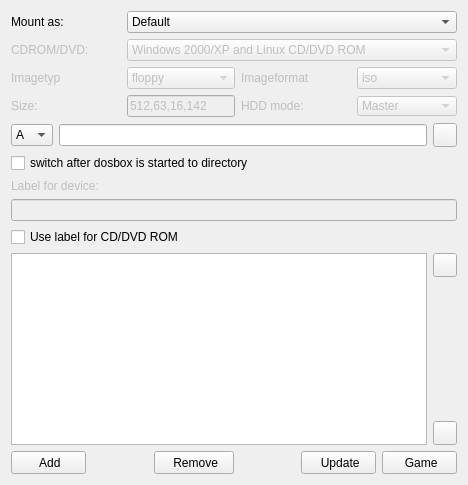
       <widget class="QWidget" name="pageAutoexec" >
        <layout class="QGridLayout" name="glAutoexec" >
         <item row="0" column="0" colspan="2" >
          <layout class="QHBoxLayout" name="hlAutoexecMount" >
           <item>
            <widget class="QLabel" name="labelAutoexecDirectoryOption" >
             <property name="minimumSize" >
              <size>
               <width>110</width>
               <height>0</height>
              </size>
             </property>
             <property name="maximumSize" >
              <size>
               <width>110</width>
               <height>16777215</height>
              </size>
             </property>
             <property name="text" >
              <string>Mount as:</string>
             </property>
             <property name="buddy" >
              <cstring>comboBoxAutoexecMountOption</cstring>
             </property>
            </widget>
           </item>
           <item>
            <widget class="QComboBox" name="comboBoxAutoexecMountOption" >
             <item>
              <property name="text" >
               <string>Default</string>
              </property>
             </item>
             <item>
              <property name="text" >
               <string>CD/DVD ROM</string>
              </property>
             </item>
             <item>
              <property name="text" >
               <string>Floppy</string>
              </property>
             </item>
             <item>
              <property name="text" >
               <string>Image</string>
              </property>
             </item>
            </widget>
           </item>
          </layout>
         </item>
         <item row="1" column="0" colspan="2" >
          <layout class="QGridLayout" name="hlAutoexecCDRomDVD" >
           <property name="margin" >
            <number>0</number>
           </property>
           <property name="spacing" >
            <number>6</number>
           </property>
           <item row="0" column="0" >
            <widget class="QLabel" name="labelAutoexecCDDVDROMOption" >
             <property name="enabled" >
              <bool>false</bool>
             </property>
             <property name="minimumSize" >
              <size>
               <width>110</width>
               <height>0</height>
              </size>
             </property>
             <property name="maximumSize" >
              <size>
               <width>110</width>
               <height>16777215</height>
              </size>
             </property>
             <property name="text" >
              <string>CDROM/DVD:</string>
             </property>
             <property name="buddy" >
              <cstring>comboBoxAutoexecCDDVDROMOption</cstring>
             </property>
            </widget>
           </item>
           <item row="0" column="1" >
            <widget class="QComboBox" name="comboBoxAutoexecCDDVDROMOption" >
             <property name="enabled" >
              <bool>false</bool>
             </property>
             <item>
              <property name="text" >
               <string>Windows 2000/XP and Linux CD/DVD ROM</string>
              </property>
             </item>
             <item>
              <property name="text" >
               <string>Windows 98 CD/DVD ROM</string>
              </property>
             </item>
            </widget>
           </item>
          </layout>
         </item>
         <item row="2" column="0" >
          <layout class="QHBoxLayout" name="hlAutoexecImageType" >
           <item>
            <widget class="QLabel" name="labelAutoexecImageTyp" >
             <property name="enabled" >
              <bool>false</bool>
             </property>
             <property name="minimumSize" >
              <size>
               <width>110</width>
               <height>0</height>
              </size>
             </property>
             <property name="maximumSize" >
              <size>
               <width>110</width>
               <height>16777215</height>
              </size>
             </property>
             <property name="text" >
              <string>Imagetyp</string>
             </property>
             <property name="buddy" >
              <cstring>comboBoxAutoexecCDDVDROMOption</cstring>
             </property>
            </widget>
           </item>
           <item>
            <widget class="QComboBox" name="comboBoxAutoexecImageTyp" >
             <property name="enabled" >
              <bool>false</bool>
             </property>
             <item>
              <property name="text" >
               <string>floppy</string>
              </property>
             </item>
             <item>
              <property name="text" >
               <string>iso</string>
              </property>
             </item>
             <item>
              <property name="text" >
               <string>hdd</string>
              </property>
             </item>
            </widget>
           </item>
          </layout>
         </item>
         <item row="2" column="1" >
          <layout class="QHBoxLayout" name="hlAutoexecImageFormat" >
           <item>
            <widget class="QLabel" name="labelAutoexecImageFormat" >
             <property name="enabled" >
              <bool>false</bool>
             </property>
             <property name="minimumSize" >
              <size>
               <width>110</width>
               <height>0</height>
              </size>
             </property>
             <property name="maximumSize" >
              <size>
               <width>110</width>
               <height>16777215</height>
              </size>
             </property>
             <property name="text" >
              <string>Imageformat</string>
             </property>
             <property name="buddy" >
              <cstring>comboBoxAutoexecCDDVDROMOption</cstring>
             </property>
            </widget>
           </item>
           <item>
            <widget class="QComboBox" name="comboBoxAutoexecImageFormat" >
             <property name="enabled" >
              <bool>false</bool>
             </property>
             <item>
              <property name="text" >
               <string>iso</string>
              </property>
             </item>
             <item>
              <property name="text" >
               <string>fat</string>
              </property>
             </item>
             <item>
              <property name="text" >
               <string>none</string>
              </property>
             </item>
            </widget>
           </item>
          </layout>
         </item>
         <item row="3" column="0" >
          <layout class="QHBoxLayout" name="hlAutoexecSize" >
           <item>
            <widget class="QLabel" name="labelAutoexecImageSize" >
             <property name="enabled" >
              <bool>false</bool>
             </property>
             <property name="minimumSize" >
              <size>
               <width>110</width>
               <height>0</height>
              </size>
             </property>
             <property name="maximumSize" >
              <size>
               <width>110</width>
               <height>16777215</height>
              </size>
             </property>
             <property name="text" >
              <string>Size:</string>
             </property>
             <property name="buddy" >
              <cstring>comboBoxAutoexecCDDVDROMOption</cstring>
             </property>
            </widget>
           </item>
           <item>
            <widget class="QLineEdit" name="lineEditImageSize" >
             <property name="enabled" >
              <bool>false</bool>
             </property>
             <property name="toolTip" >
              <string>sectorsbytesize, sectorsperhead, heads, cylinders</string>
             </property>
             <property name="statusTip" >
              <string>sectorsbytesize, sectorsperhead, heads, cylinders</string>
             </property>
             <property name="whatsThis" >
              <string>sectorsbytesize, sectorsperhead, heads, cylinders</string>
             </property>
             <property name="text" >
              <string>512,63,16,142</string>
             </property>
            </widget>
           </item>
          </layout>
         </item>
         <item row="3" column="1" >
          <layout class="QHBoxLayout" name="hlAutoexecHddMode" >
           <item>
            <widget class="QLabel" name="labelAutoexecImageHddMode" >
             <property name="enabled" >
              <bool>false</bool>
             </property>
             <property name="minimumSize" >
              <size>
               <width>110</width>
               <height>0</height>
              </size>
             </property>
             <property name="maximumSize" >
              <size>
               <width>110</width>
               <height>16777215</height>
              </size>
             </property>
             <property name="text" >
              <string>HDD mode:</string>
             </property>
             <property name="buddy" >
              <cstring>comboBoxAutoexecCDDVDROMOption</cstring>
             </property>
            </widget>
           </item>
           <item>
            <widget class="QComboBox" name="comboBoxAutoexecImageHddMode" >
             <property name="enabled" >
              <bool>false</bool>
             </property>
             <property name="minimumSize" >
              <size>
               <width>100</width>
               <height>20</height>
              </size>
             </property>
             <property name="maximumSize" >
              <size>
               <width>100</width>
               <height>20</height>
              </size>
             </property>
             <item>
              <property name="text" >
               <string>Master</string>
              </property>
             </item>
             <item>
              <property name="text" >
               <string>Slave</string>
              </property>
             </item>
            </widget>
           </item>
          </layout>
         </item>
         <item row="4" column="0" colspan="2" >
          <layout class="QGridLayout" name="glAutoexecMountDir" >
           <property name="margin" >
            <number>0</number>
           </property>
           <property name="spacing" >
            <number>6</number>
           </property>
           <item row="1" column="0" >
            <widget class="QCheckBox" name="checkBoxSwitchDir" >
             <property name="text" >
              <string>switch after dosbox is started to directory</string>
             </property>
            </widget>
           </item>
           <item row="0" column="0" >
            <layout class="QGridLayout" name="hlAutoexecMountDir" >
             <property name="margin" >
              <number>0</number>
             </property>
             <property name="spacing" >
              <number>6</number>
             </property>
             <item row="0" column="2" >
              <widget class="QPushButton" name="btnAutoexecDrive" >
               <property name="minimumSize" >
                <size>
                 <width>24</width>
                 <height>24</height>
                </size>
               </property>
               <property name="maximumSize" >
                <size>
                 <width>24</width>
                 <height>24</height>
                </size>
               </property>
               <property name="icon" >
                <iconset resource="../../resource/dboxfe.qrc" >
                 <normaloff>:/pics/images/folder-open_16.png</normaloff>:/pics/images/folder-open_16.png</iconset>
               </property>
              </widget>
             </item>
             <item row="0" column="0" >
              <widget class="QComboBox" name="comboBoxDrive" >
               <item>
                <property name="text" >
                 <string>A</string>
                </property>
               </item>
               <item>
                <property name="text" >
                 <string>C</string>
                </property>
               </item>
               <item>
                <property name="text" >
                 <string>D</string>
                </property>
               </item>
               <item>
                <property name="text" >
                 <string>E</string>
                </property>
               </item>
               <item>
                <property name="text" >
                 <string>F</string>
                </property>
               </item>
               <item>
                <property name="text" >
                 <string>G</string>
                </property>
               </item>
               <item>
                <property name="text" >
                 <string>H</string>
                </property>
               </item>
               <item>
                <property name="text" >
                 <string>I</string>
                </property>
               </item>
               <item>
                <property name="text" >
                 <string>J</string>
                </property>
               </item>
               <item>
                <property name="text" >
                 <string>K</string>
                </property>
               </item>
               <item>
                <property name="text" >
                 <string>L</string>
                </property>
               </item>
               <item>
                <property name="text" >
                 <string>M</string>
                </property>
               </item>
               <item>
                <property name="text" >
                 <string>N</string>
                </property>
               </item>
               <item>
                <property name="text" >
                 <string>O</string>
                </property>
               </item>
               <item>
                <property name="text" >
                 <string>P</string>
                </property>
               </item>
               <item>
                <property name="text" >
                 <string>Q</string>
                </property>
               </item>
               <item>
                <property name="text" >
                 <string>R</string>
                </property>
               </item>
               <item>
                <property name="text" >
                 <string>S</string>
                </property>
               </item>
               <item>
                <property name="text" >
                 <string>T</string>
                </property>
               </item>
               <item>
                <property name="text" >
                 <string>U</string>
                </property>
               </item>
               <item>
                <property name="text" >
                 <string>V</string>
                </property>
               </item>
               <item>
                <property name="text" >
                 <string>W</string>
                </property>
               </item>
               <item>
                <property name="text" >
                 <string>X</string>
                </property>
               </item>
               <item>
                <property name="text" >
                 <string>Y</string>
                </property>
               </item>
              </widget>
             </item>
             <item row="0" column="1" >
              <widget class="QLineEdit" name="lineEditDrives" >
               <property name="text" >
                <string/>
               </property>
              </widget>
             </item>
            </layout>
           </item>
          </layout>
         </item>
         <item row="5" column="0" colspan="2" >
          <layout class="QGridLayout" name="glAutoexecDeviceLabel" >
           <property name="margin" >
            <number>0</number>
           </property>
           <property name="spacing" >
            <number>6</number>
           </property>
           <item row="2" column="0" >
            <widget class="QCheckBox" name="checkBoxLabelCDDVD" >
             <property name="text" >
              <string>Use label for CD/DVD ROM</string>
             </property>
            </widget>
           </item>
           <item row="0" column="0" >
            <widget class="QLabel" name="labelDeviceName" >
             <property name="enabled" >
              <bool>false</bool>
             </property>
             <property name="minimumSize" >
              <size>
               <width>110</width>
               <height>0</height>
              </size>
             </property>
             <property name="maximumSize" >
              <size>
               <width>110</width>
               <height>16777215</height>
              </size>
             </property>
             <property name="text" >
              <string>Label for device:</string>
             </property>
             <property name="buddy" >
              <cstring>lineEditDeviceLabel</cstring>
             </property>
            </widget>
           </item>
           <item row="1" column="0" >
            <widget class="QLineEdit" name="lineEditDeviceLabel" >
             <property name="enabled" >
              <bool>false</bool>
             </property>
            </widget>
           </item>
          </layout>
         </item>
         <item row="6" column="0" colspan="2" >
          <layout class="QGridLayout" name="glAutoexecEntries" >
           <item row="0" column="0" >
            <widget class="QListWidget" name="listWidgetAutoexec" />
           </item>
           <item row="0" column="1" >
            <layout class="QGridLayout" name="vlAutoexecMove" >
             <property name="margin" >
              <number>0</number>
             </property>
             <property name="spacing" >
              <number>6</number>
             </property>
             <item row="1" column="0" >
              <spacer name="vsAutoexecMove" >
               <property name="orientation" >
                <enum>Qt::Vertical</enum>
               </property>
               <property name="sizeHint" stdset="0" >
                <size>
                 <width>20</width>
                 <height>40</height>
                </size>
               </property>
              </spacer>
             </item>
             <item row="2" column="0" >
              <widget class="QPushButton" name="btnAutoexecDown" >
               <property name="minimumSize" >
                <size>
                 <width>24</width>
                 <height>24</height>
                </size>
               </property>
               <property name="maximumSize" >
                <size>
                 <width>24</width>
                 <height>24</height>
                </size>
               </property>
               <property name="text" >
                <string/>
               </property>
               <property name="icon" >
                <iconset resource="../../resource/dboxfe.qrc" >
                 <normaloff>:/pics/images/arrow-down_16.png</normaloff>:/pics/images/arrow-down_16.png</iconset>
               </property>
              </widget>
             </item>
             <item row="0" column="0" >
              <widget class="QPushButton" name="btnAutoexecUp" >
               <property name="minimumSize" >
                <size>
                 <width>24</width>
                 <height>24</height>
                </size>
               </property>
               <property name="maximumSize" >
                <size>
                 <width>24</width>
                 <height>24</height>
                </size>
               </property>
               <property name="text" >
                <string/>
               </property>
               <property name="icon" >
                <iconset resource="../../resource/dboxfe.qrc" >
                 <normaloff>:/pics/images/arrow-up_16.png</normaloff>:/pics/images/arrow-up_16.png</iconset>
               </property>
              </widget>
             </item>
            </layout>
           </item>
          </layout>
         </item>
         <item row="7" column="0" colspan="2" >
          <layout class="QHBoxLayout" name="hlAutoexecomboBoxuttonGroup" >
           <property name="spacing" >
            <number>6</number>
           </property>
           <property name="margin" >
            <number>0</number>
           </property>
           <item>
            <widget class="QPushButton" name="btnAutoexecAdd" >
             <property name="minimumSize" >
              <size>
               <width>75</width>
               <height>23</height>
              </size>
             </property>
             <property name="maximumSize" >
              <size>
               <width>75</width>
               <height>23</height>
              </size>
             </property>
             <property name="text" >
              <string> Add</string>
             </property>
             <property name="icon" >
              <iconset resource="../../resource/dboxfe.qrc" >
               <normaloff>:/pics/images/add_16.png</normaloff>:/pics/images/add_16.png</iconset>
             </property>
             <property name="flat" >
              <bool>false</bool>
             </property>
            </widget>
           </item>
           <item>
            <spacer name="hsAutoexec1" >
             <property name="orientation" >
              <enum>Qt::Horizontal</enum>
             </property>
             <property name="sizeHint" stdset="0" >
              <size>
               <width>40</width>
               <height>20</height>
              </size>
             </property>
            </spacer>
           </item>
           <item>
            <widget class="QPushButton" name="btnAutoexecRemove" >
             <property name="minimumSize" >
              <size>
               <width>80</width>
               <height>23</height>
              </size>
             </property>
             <property name="maximumSize" >
              <size>
               <width>80</width>
               <height>23</height>
              </size>
             </property>
             <property name="text" >
              <string> Remove</string>
             </property>
             <property name="icon" >
              <iconset resource="../../resource/dboxfe.qrc" >
               <normaloff>:/pics/images/delete_16.png</normaloff>:/pics/images/delete_16.png</iconset>
             </property>
            </widget>
           </item>
           <item>
            <spacer name="hsAutoexec2" >
             <property name="orientation" >
              <enum>Qt::Horizontal</enum>
             </property>
             <property name="sizeHint" stdset="0" >
              <size>
               <width>40</width>
               <height>20</height>
              </size>
             </property>
            </spacer>
           </item>
           <item>
            <widget class="QPushButton" name="btnAutoexecUpdate" >
             <property name="minimumSize" >
              <size>
               <width>75</width>
               <height>23</height>
              </size>
             </property>
             <property name="maximumSize" >
              <size>
               <width>75</width>
               <height>23</height>
              </size>
             </property>
             <property name="text" >
              <string> Update</string>
             </property>
             <property name="icon" >
              <iconset resource="../../resource/dboxfe.qrc" >
               <normaloff>:/pics/images/undo_16.png</normaloff>:/pics/images/undo_16.png</iconset>
             </property>
            </widget>
           </item>
           <item>
            <widget class="QPushButton" name="btnGame" >
             <property name="minimumSize" >
              <size>
               <width>75</width>
               <height>23</height>
              </size>
             </property>
             <property name="maximumSize" >
              <size>
               <width>75</width>
               <height>23</height>
              </size>
             </property>
             <property name="text" >
              <string> Game</string>
             </property>
             <property name="icon" >
              <iconset resource="../../resource/dboxfe.qrc" >
               <normaloff>:/pics/images/disc-media_16.png</normaloff>:/pics/images/disc-media_16.png</iconset>
             </property>
            </widget>
           </item>
          </layout>
         </item>
        </layout>
       </widget>
